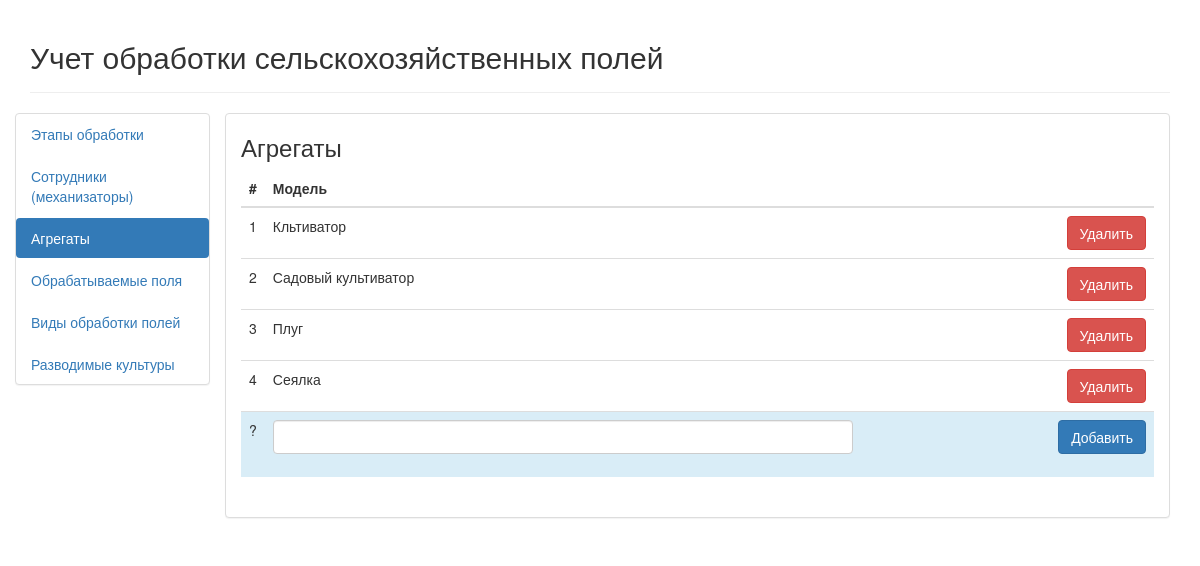
Page /index.php?route=machines on the committed database.
### tables this page shows
CREATE TABLE `machines` (
  `id` int(10) NOT NULL AUTO_INCREMENT,
  `name` varchar(255) DEFAULT NULL,
  PRIMARY KEY (`id`)
);

### config/routes.php (called while the page is built)
<?php
return array(
  'crops/add' => 'crops/addRow',
  'crops/delete/([0-9]+)' => 'crops/deleteRow/$1',
  'crops'     => 'crops/view',
  'types/add' => 'types/addRow',
  'types/delete/([0-9]+)' => 'types/deleteRow/$1',
  'types'     => 'types/view',
  'fields/add' => 'fields/addRow',
  'fields/delete/([0-9]+)' => 'fields/deleteRow/$1',
  'fields'     => 'fields/view',
  'stages/add' => 'stages/addRow',
  'stages/delete/([0-9]+)' => 'stages/deleteRow/$1',
  'stages'     => 'stages/view',
  'employees/add' => 'employees/addRow',
  'employees/delete/([0-9]+)' => 'employees/deleteRow/$1',
  'employees'     => 'employees/view',
  'machines/add' => 'machines/addRow',
  'machines/delete/([0-9]+)' => 'machines/deleteRow/$1',
  'machines'     => 'machines/view',
  'index'     => 'site/index',
);

### controllers/MachinesController.php (called while the page is built, shortened)
<?php
require_once ROOT. '/modules/Machines.php';
class MachinesController
{
    function actionView()
    {
        $machinesList = Machines::getList();
        $status = (isset($GLOBALS['status'])) ? $GLOBALS['status'] : false ;
        require_once ROOT.'/views/accounting/machines.php';
        return true;
    }
}

### index.php (called while the page is built, shortened)
<?php
  require_once(__DIR__.'/components/Router.php');
  $router = new Router();
  $router->run();

### modules/Machines.php (called while the page is built, shortened)
<?php
class Machines
{
    public static function getList()
    {
        $db = Db::getConnection();
        $sql = 'SELECT * FROM ' . self::TABLE_NAME . ' ORDER BY id ASC';
        $result = $db->prepare($sql);
        $result->setFetchMode(PDO::FETCH_ASSOC);
        $result->execute();
        $i = 0;
        $list = array();
        while ($row = $result->fetch()) {
            $list[$i] = [
                'id'   => $row['id'],
                'name' => htmlspecialchars($row['name']),
            ];
            $i++;
        }
        return $list;
    }
}

### views/accounting/machines.php (the view, shortened to what this page needs)
<?php include ROOT."/views/layouts/header.php" ?>
<h3>Агрегаты</h3>
  <div>
    <table class="table table-hover">
      <thead>
        <tr>
          <th width="20">#</th>
          <th>Модель</th>
          <th></th>
        </tr>
      </thead>
      <tbody>
        <?php $i=1; foreach ($machinesList as $machinesRow): ?>
          <tr>
              <td><?= $i++ ?></td>
              <td><?= $machinesRow['name'] ?></td>
              <td class="text-right">
                <a href="<?= ROUTE_METHOD ?>machines/delete/<?= $machinesRow['id'] ?>" class="btn btn-danger">Удалить</a>
              </td>
          </tr>
        <?php endforeach ?>
        <tr class="info">
            <form action="<?= ROUTE_METHOD ?>machines/add" method="POST">
                <td>?</td>
                <td>
                  <div class="form-group <?= isset($status['error']['name']) ? 'has-error has-feedback' : ''?>">
                    <input type="text" class="form-control" name="name">
                  </div>
                  </td>
                <td class="text-right"><button type="submit" class="btn btn-primary">Добавить</button></td>
            </form>
        </tr>
      </tbody>
    </table>
  </div>
<?php include ROOT."/views/layouts/footer.php" ?>

### components/Router.php (shortened to what this page needs)
<?php
class Router
{
  private $routes;
  public function __construct()
  {
    $routesPath = ROOT.'/config/routes.php';
    $this->routes = include($routesPath);
  }
  private function getURL()
  {
    if (!empty($_GET['route'])) {
      $urlData = explode('?', $_GET['route']);
      if (!empty($urlData[0])) {
        $route = $urlData[0];
      }else{
        $route = HOME_PAGE;
      }
      return trim($_GET['route'], '/');
    }else{
      return $_GET['route'] = HOME_PAGE;
    }
  }
  public function run()
  {
      $url = $this->getURL();
      foreach ($this->routes as $urlPattern => $path) {
          if (preg_match("~$urlPattern~", $url)) {
              $internalRoute = preg_replace("~$urlPattern~", $path, $url);
              $segments = explode('/', $internalRoute);
              $controllerName = array_shift($segments) . 'Controller';
              $actionName = 'action' . ucfirst(array_shift($segments));
              $parameters = $segments;
              $controllerObject = new $controllerName;
              $result = call_user_func_array(array($controllerObject, $actionName), $parameters);
              if ($result != null) {
                  break;
              }
          }
      }
  }
}

### rows in the picture
machines: name "Кльтиватор"
machines: name "Садовый культиватор"
machines: name "Плуг"
machines: name "Сеялка"

### other values in the picture
$linkName "Этапы обработки"
$linkName "Сотрудники (механизаторы)"
$linkName "Агрегаты"
$linkName "Обрабатываемые поля"
$linkName "Виды обработки полей"
$linkName "Разводимые культуры"
